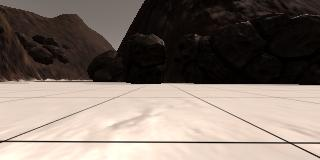
#> input picture practice/rover/robocam_example_grid1.jpg, 320 x 160 px
$ python color_mappings.py   (older library calls are emulated)
#> lines starting #> are read from the running program, lines starting #| are printed output that depends on the picture; after the words box and inside, x2 and y2 are one past the last pixel; in counts of white or black regions, pixels touching at a corner belong together
### practice/rover/mylib.py
import cv2
def perspect_transform(img, src, dst):

	# get transform matrix using cv2.getPerspectiveTransform()
	M = cv2.getPerspectiveTransform(src, dst)

	# warp image using cv2.warpPerspective()
	# keep same size as input image
	warped = cv2.warpPerspective(img, M, (img.shape[1], img.shape[0]))

	return warped


import numpy as np
# [20 lines left out: function color_thresh, not called in this run]

def color_thresh_range(img, rgb_thresh_low=(0,0,0), rgb_thresh_high=(255,255,255)):

	# create an empty array the same size x and y as in image
	# but just a single channel

	color_select = np.zeros_like(img[:,:,0])  # gotta love this function !

	# this is how it should ideally be:
	#color_select[:,:,0] = (img[:,:,[0,1,2]] > rgb_thresh)

	# this could have worked but notice that the dont care on LHS is a different loop than dont care of RHS
	# and there is ambiguity in options here
	# color_select[:,:,0] = (img[:,:,0] > rgb_thresh[0]) & (img[:,:,1] > rgb_thresh[1]) & (img[:,:,2] > rgb_thresh[2])

	# its fkin amazing how the variable above_thresh holds a for loop together:

	above_thresh = (img[:,:,0] > rgb_thresh_low[0]) & (img[:,:,0] < rgb_thresh_high[0]) & (img[:,:,1] > rgb_thresh_low[1]) & (img[:,:,1] < rgb_thresh_high[1]) & (img[:,:,2] > rgb_thresh_low[2]) & (img[:,:,2] < rgb_thresh_high[2])
	color_select[above_thresh] = 1

	return color_select


# [18 lines left out: function rover_coords, not called in this run]

### practice/rover/color_mappings.py
import matplotlib.image as mpimg
import matplotlib.pyplot as plt
import numpy as np

filename = 'robocam_example_grid1.jpg'
image = mpimg.imread(filename) # read a 3 color image
#> image is the input picture: shape (160, 320, 3); mean R, G, B 129.1, 116.4, 107.6
plt.imshow(image)
plt.show()

import mylib as mlib

# define source and destination points

source = np.float32([ [116.274,97.9516] , [195.984,97.9516] , [0.5,141.177] , [289.177,141.177] ])
destin = np.float32([ [116.274,97.9516] , [126.274,97.9516] , [116.274,107.9516] , [126.274,107.9516] ])

# colorsel 'obstacles' ..
#colorsel2 = mlib.color_thresh_range(image, (0, 0, 0), (30, 30, 30))
colorsel2 = mlib.color_thresh_range(image, (0, 0, 0), (165, 42, 42))
#> in color_thresh_range, `above_thresh = (img[:,:,0] > rgb_thresh_low[0]) & (img[:,:,0] < rgb_th..`:
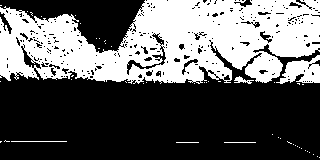
#> above_thresh: shape (160, 320) bool; 37.9% white; 51 white regions (45 under 20 px), largest, box (x1, y1, x2, y2) and area: (0, 0, 320, 84) 18419, (276, 55, 320, 84) 726, (234, 76, 254, 84) 70, (11, 141, 67, 142) 56, (224, 142, 256, 143) 32, (176, 142, 199, 143) 23
plt.imshow(colorsel2, cmap='gray')
#plt.imshow(colorsel2)
plt.show()

warped2 = mlib.perspect_transform(colorsel2, source, destin)
#> in perspect_transform, `warped = cv2.warpPerspective(img, M, (img.shape[1], img.shape[0]))`:
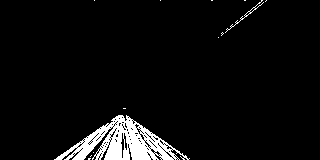
#> warped: shape (160, 320); values 0 (black) and 1 (white), 5.2% white; 13 white regions (11 under 20 px), largest, box (x1, y1, x2, y2) and area: (54, 115, 190, 160) 2555, (225, 0, 264, 33) 76
plt.imshow(warped2)
plt.show()
exit()
#> (the program exits here)

$ run again, with practice/rover/rover_vs_world.png saved as practice/rover/robocam_example_grid1.jpg
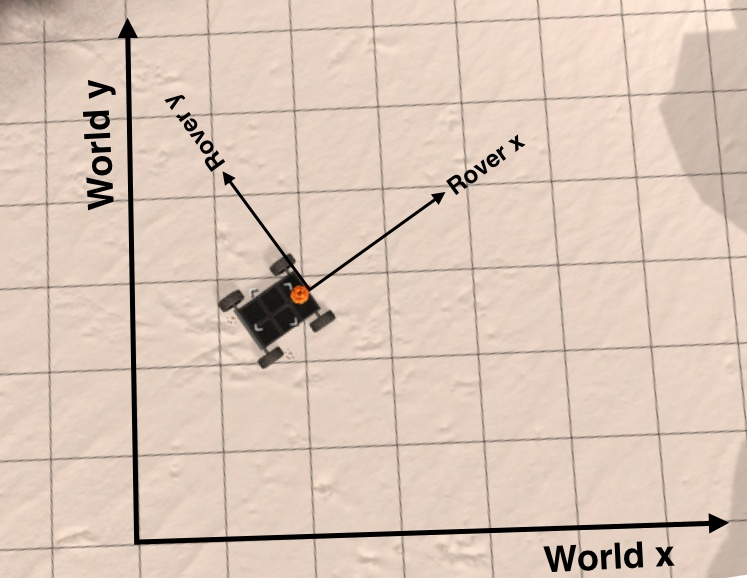
#> input picture practice/rover/rover_vs_world.png, 747 x 578 px
#> image is the input picture: shape (578, 747, 3); mean R, G, B 217.8, 197.9, 183.9
#> in color_thresh_range, `above_thresh = (img[:,:,0] > rgb_thresh_low[0]) & (img[:,:,0] < rgb_th..`:
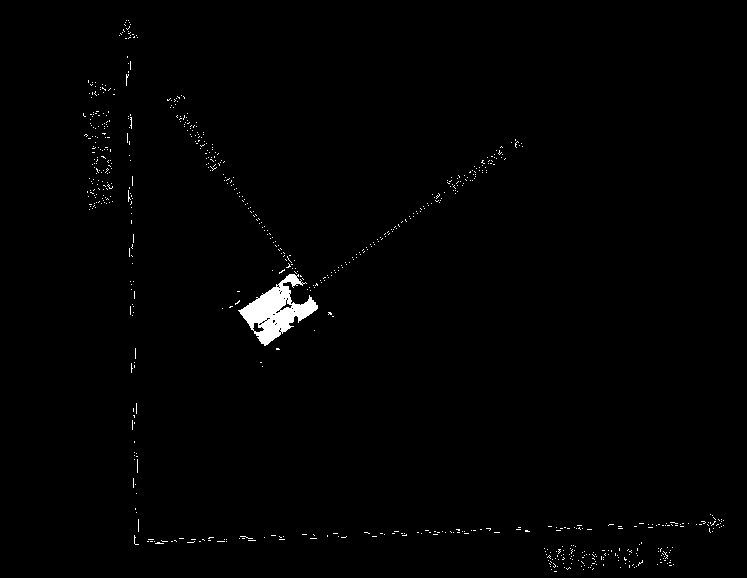
#> above_thresh: shape (578, 747) bool; 0.94% white; 725 white regions (724 under 20 px), largest, box (x1, y1, x2, y2) and area: (238, 274, 318, 346) 2411
#> in perspect_transform, `warped = cv2.warpPerspective(img, M, (img.shape[1], img.shape[0]))`:
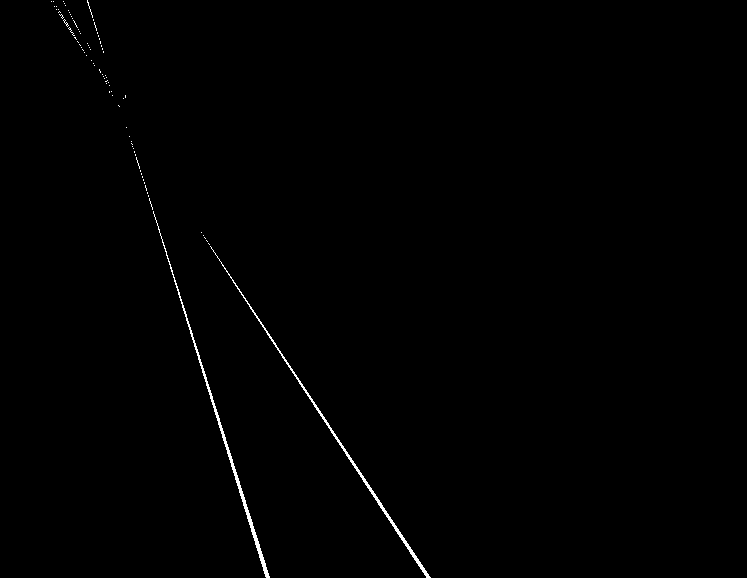
#> warped: shape (578, 747); values 0 (black) and 1 (white), 0.49% white in thin lines or dots, all inside (x1, y1, x2, y2) = (51, 0, 431, 578)

$ run again, with practice/rover/angle-example.jpg copied over practice/rover/robocam_example_grid1.jpg
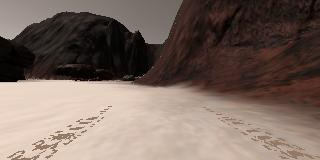
#> input picture practice/rover/angle-example.jpg, 320 x 160 px
#> image is the input picture: shape (160, 320, 3); mean R, G, B 121.3, 104.9, 96.2
#> in color_thresh_range, `above_thresh = (img[:,:,0] > rgb_thresh_low[0]) & (img[:,:,0] < rgb_th..`:
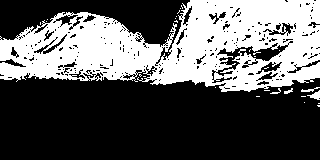
#> above_thresh: shape (160, 320) bool; 36.3% white; 32 white regions (27 under 20 px), largest, box (x1, y1, x2, y2) and area: (0, 0, 320, 92) 18374, (307, 90, 320, 100) 63, (301, 87, 320, 92) 38, (284, 88, 293, 94) 27, (270, 88, 281, 94) 23
#> in perspect_transform, `warped = cv2.warpPerspective(img, M, (img.shape[1], img.shape[0]))`:
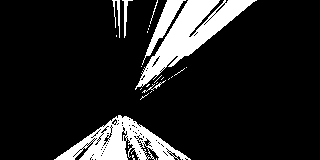
#> warped: shape (160, 320); values 0 (black) and 1 (white), 13.5% white; 26 white regions (19 under 20 px), largest, box (x1, y1, x2, y2) and area: (135, 0, 257, 90) 3254, (54, 115, 191, 160) 2641, (142, 0, 186, 65) 639
